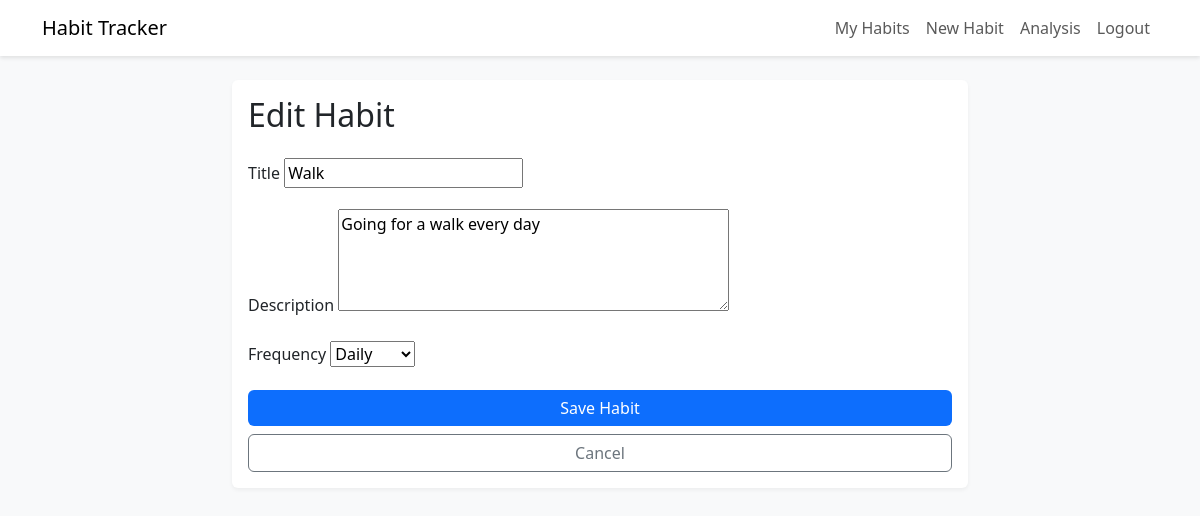
The app's page /7/edit/ (signed in) with its own data.
### habits/models.py (models this page shows, shortened)
class Habit(models.Model):
    FREQUENCY_CHOICES = [
        ('daily', 'Daily'),
        ('weekly', 'Weekly'),
        ('monthly', 'Monthly'),
    ]
    user = models.ForeignKey(User, on_delete=models.CASCADE)
    title = models.CharField(max_length=200)
    description = models.TextField(blank=True)
    frequency = models.CharField(max_length=10, choices=FREQUENCY_CHOICES, default='daily')
    created_at = models.DateTimeField(auto_now_add=True)
    updated_at = models.DateTimeField(auto_now=True)
    class Meta:
        ordering = ['-created_at']

### habits/views.py (the view)
# urls.py: path('<int:pk>/edit/', views.habit_edit, name='habit_edit'),
@login_required
def habit_edit(request, pk):
    habit = get_object_or_404(Habit, pk=pk, user=request.user)
    if request.method == 'POST':
        form = HabitForm(request.POST, instance=habit)
        if form.is_valid():
            form.save()
            messages.success(request, 'Habit updated successfully!')
            return redirect('habits:habit_list')
    else:
        form = HabitForm(instance=habit)
    return render(request, 'habits/habit_form.html', {
        'form': form,
        'title': 'Edit Habit',
        'habit': habit
    })

### habits/forms.py
class HabitForm(forms.ModelForm):
    class Meta:
        model = Habit
        fields = ['title', 'description', 'frequency']
        widgets = {
            'description': forms.Textarea(attrs={'rows': 4}),
        }

### templates/habits/habit_form.html (shortened to what this page needs)
{% extends 'base.html' %}
{% block content %}
<div class="row justify-content-center">
    <div class="col-md-8">
        <div class="card">
            <div class="card-body">
                <h2 class="card-title mb-4">{{ title }}</h2>
                <form method="post">
                    {% for field in form %}
                        <div class="mb-3">
                            <label for="{{ field.id_for_label }}" class="form-label">{{ field.label }}</label>
                            {{ field }}
                        </div>
                    {% endfor %}
                    <div class="d-grid gap-2">
                        <button type="submit" class="btn btn-primary">Save Habit</button>
                        <a href="{% url 'habits:habit_list' %}" class="btn btn-outline-secondary">Cancel</a>
                    </div>
                </form>
            </div>
        </div>
    </div>
</div>
{% endblock %}

### templates/base.html (style rules this page uses)
body { background-color: #f8f9fa; }
.card { border: none; box-shadow: 0 2px 4px rgba(0,0,0,.05); transition: transform 0.2s; }
.btn-primary { background-color: #0d6efd; border: none; }

### records on screen
Habit: form "Walk" "Going for a walk every day" "Daily"

### other values on screen
{{ title }} "Edit Habit"
{{ field.label }} "Title" "Description" "Frequency"
